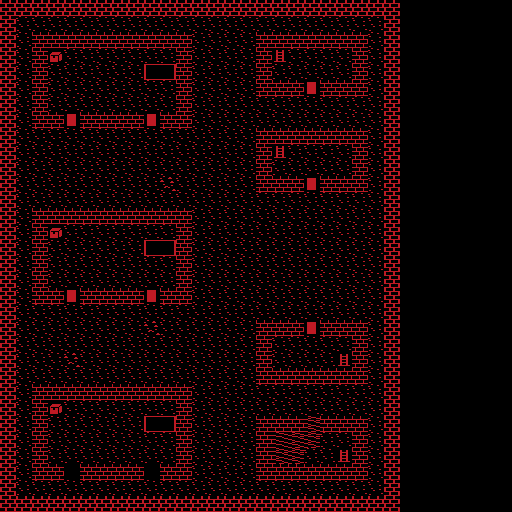

This is a level from a 2D game, rendered from its Tiled map with the project's own tilesets. A one-line summary and the map file follow, with tile-layer data summarised:
An orthogonal 32x32 tile map with 16x16 px tiles, 3 tile layers (Floor, Walls, Interactable), 9 tilesets and 19 objects.

<map version="1.10" tiledversion="1.11.0" orientation="orthogonal" renderorder="right-down" width="32" height="32" tilewidth="16" tileheight="16" infinite="0" nextlayerid="8" nextobjectid="45">
 <editorsettings>
  <export target="dir/town1.lua" format="lua" />
 </editorsettings>
 <tileset firstgid="1" name="monochrome_red_tileset" tilewidth="16" tileheight="16" tilecount="256" columns="16">
  <image source="dir/res/mono_tile_set.png" width="256" height="256" />
 </tileset>
 <tileset firstgid="257" name="monochrome_red_tileset" tilewidth="16" tileheight="16" tilecount="256" columns="16">
  <image source="dir/res/mono_tile_set.png" width="256" height="256" />
 </tileset>
 <tileset firstgid="513" name="monochrome_red_tileset" tilewidth="16" tileheight="16" tilecount="256" columns="16">
  <image source="dir/res/mono_tile_set.png" width="256" height="256" />
 </tileset>
 <tileset firstgid="769" name="monochrome_red_tileset" tilewidth="16" tileheight="16" tilecount="256" columns="16">
  <image source="dir/res/mono_tile_set.png" width="256" height="256" />
 </tileset>
 <tileset firstgid="1025" name="monochrome_red_tileset" tilewidth="16" tileheight="16" tilecount="256" columns="16">
  <image source="dir/res/mono_tile_set.png" width="256" height="256" />
 </tileset>
 <tileset firstgid="1281" name="monochrome_red_tileset" tilewidth="16" tileheight="16" tilecount="256" columns="16">
  <image source="dir/res/mono_tile_set.png" width="256" height="256" />
 </tileset>
 <tileset firstgid="1537" name="monochrome_red_tileset" tilewidth="16" tileheight="16" tilecount="256" columns="16">
  <image source="dir/res/mono_tile_set.png" width="256" height="256" />
 </tileset>
 <tileset firstgid="1793" name="monochrome_red_tileset" tilewidth="16" tileheight="16" tilecount="256" columns="16">
  <image source="dir/res/mono_tile_set.png" width="256" height="256" />
 </tileset>
 <tileset firstgid="2049" name="monochrome_red_tileset" tilewidth="16" tileheight="16" tilecount="256" columns="16">
  <image source="dir/res/mono_tile_set.png" width="256" height="256" />
 </tileset>
 <layer id="2" name="Floor" width="32" height="32">
  <data>[1024 cells, 525 non-empty, 3 distinct tile ids]</data>
 </layer>
 <layer id="1" name="Walls" width="32" height="32">
  <data>[1024 cells, 268 non-empty, 7 distinct tile ids]</data>
 </layer>
 <objectgroup id="4" name="SpawnPoints" visible="0">
  <object id="12" x="128" y="416">
   <properties>
    <property name="Name" value="Mona" />
    <property name="SubType" value="TRAINER" />
    <property name="Type" value="NPC" />
   </properties>
   <point />
  </object>
  <object id="13" x="96" y="80">
   <properties>
    <property name="Name" value="Priest" />
    <property name="SubType" value="MOOK" />
    <property name="Type" value="NPC" />
   </properties>
   <point />
  </object>
  <object id="39" x="128" y="240">
   <properties>
    <property name="Name" value="Lea" />
    <property name="SubType" value="TRAINER" />
    <property name="Type" value="NPC" />
   </properties>
   <point />
  </object>
  <object id="40" x="128" y="64">
   <properties>
    <property name="Name" value="Ania" />
    <property name="SubType" value="TRAINER" />
    <property name="Type" value="NPC" />
   </properties>
   <point />
  </object>
 </objectgroup>
 <layer id="5" name="Interactable" width="32" height="32">
  <data>[1024 cells, 14 non-empty, 3 distinct tile ids]</data>
 </layer>
 <objectgroup id="7" name="PlayerSpawn" visible="0">
  <object id="23" x="16" y="48">
   <point />
  </object>
 </objectgroup>
 <objectgroup id="6" name="Interactable" visible="0">
  <object id="14" x="48" y="48">
   <properties>
    <property name="Content" value="gold#40,ironSword#1,redKey#1,leatherArmor#1,healthPotion#3" />
    <property name="Locked" type="bool" value="false" />
    <property name="Opened" type="bool" value="false" />
    <property name="Type" value="CHEST" />
   </properties>
   <point />
  </object>
  <object id="15" x="48" y="224">
   <properties>
    <property name="Content" value="gold#5,healthPotion#1" />
    <property name="Locked" type="bool" value="true" />
    <property name="Opened" type="bool" value="false" />
    <property name="Type" value="CHEST" />
   </properties>
   <point />
  </object>
  <object id="16" x="48" y="400">
   <properties>
    <property name="Content" value="sword#1" />
    <property name="Locked" type="bool" value="false" />
    <property name="Opened" type="bool" value="false" />
    <property name="Type" value="CHEST" />
   </properties>
   <point />
  </object>
  <object id="18" x="64" y="112">
   <properties>
    <property name="Locked" type="bool" value="false" />
    <property name="Type" value="DOOR" />
   </properties>
   <point />
  </object>
  <object id="19" x="144" y="112">
   <properties>
    <property name="Color" value="blue" />
    <property name="Locked" type="bool" value="false" />
    <property name="Type" value="DOOR" />
   </properties>
   <point />
  </object>
  <object id="20" x="64" y="288">
   <properties>
    <property name="Locked" type="bool" value="false" />
    <property name="Type" value="DOOR" />
   </properties>
   <point />
  </object>
  <object id="21" x="144" y="288">
   <properties>
    <property name="Locked" type="bool" value="false" />
    <property name="Type" value="DOOR" />
   </properties>
   <point />
  </object>
  <object id="28" x="304" y="80">
   <properties>
    <property name="Color" value="red" />
    <property name="Locked" type="bool" value="true" />
    <property name="Type" value="DOOR" />
   </properties>
   <point />
  </object>
  <object id="29" x="304" y="176">
   <properties>
    <property name="Color" value="green" />
    <property name="Locked" type="bool" value="true" />
    <property name="Type" value="DOOR" />
   </properties>
   <point />
  </object>
  <object id="30" x="304" y="320">
   <properties>
    <property name="Color" value="blue" />
    <property name="Locked" type="bool" value="true" />
    <property name="Type" value="DOOR" />
   </properties>
   <point />
  </object>
  <object id="35" x="336" y="352">
   <properties>
    <property name="Color" value="" />
    <property name="Locked" type="bool" value="false" />
    <property name="NextMap" value="dungeon3" />
    <property name="Type" value="EXIT" />
   </properties>
   <point />
  </object>
  <object id="36" x="336" y="448">
   <properties>
    <property name="Color" value="" />
    <property name="Locked" type="bool" value="false" />
    <property name="NextMap" value="dungeon4" />
    <property name="Type" value="EXIT" />
   </properties>
   <point />
  </object>
  <object id="37" x="272" y="48">
   <properties>
    <property name="Color" value="" />
    <property name="Locked" type="bool" value="false" />
    <property name="NextMap" value="dungeon1" />
    <property name="Type" value="EXIT" />
   </properties>
   <point />
  </object>
  <object id="38" x="272" y="144">
   <properties>
    <property name="Color" value="" />
    <property name="Locked" type="bool" value="false" />
    <property name="NextMap" value="dungeon2" />
    <property name="Type" value="EXIT" />
   </properties>
   <point />
  </object>
 </objectgroup>
</map>